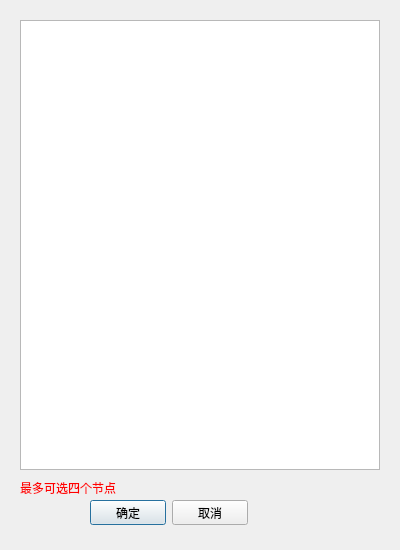
<?xml version="1.0" encoding="UTF-8"?>
<ui version="4.0">
 <class>chooseNodeDialog</class>
 <widget class="QDialog" name="chooseNodeDialog">
  <property name="geometry">
   <rect>
    <x>0</x>
    <y>0</y>
    <width>400</width>
    <height>550</height>
   </rect>
  </property>
  <property name="windowTitle">
   <string>选择节点</string>
  </property>
  <property name="styleSheet">
   <string notr="true"/>
  </property>
  <widget class="QListView" name="nodeListView">
   <property name="geometry">
    <rect>
     <x>20</x>
     <y>20</y>
     <width>360</width>
     <height>450</height>
    </rect>
   </property>
  </widget>
  <widget class="QLabel" name="label">
   <property name="geometry">
    <rect>
     <x>20</x>
     <y>480</y>
     <width>111</width>
     <height>16</height>
    </rect>
   </property>
   <property name="styleSheet">
    <string notr="true">color: rgb(255, 0, 0)</string>
   </property>
   <property name="text">
    <string>最多可选四个节点</string>
   </property>
  </widget>
  <widget class="QWidget" name="">
   <property name="geometry">
    <rect>
     <x>90</x>
     <y>500</y>
     <width>158</width>
     <height>25</height>
    </rect>
   </property>
   <layout class="QHBoxLayout" name="horizontalLayout">
    <item>
     <widget class="QPushButton" name="acceptBtn">
      <property name="text">
       <string>确定</string>
      </property>
     </widget>
    </item>
    <item>
     <widget class="QPushButton" name="cancelBtn">
      <property name="text">
       <string>取消</string>
      </property>
     </widget>
    </item>
   </layout>
  </widget>
 </widget>
 <resources/>
 <connections/>
</ui>
